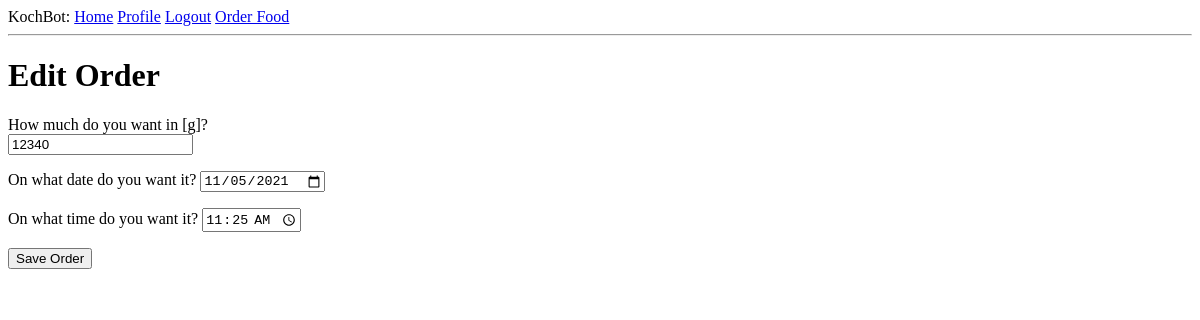
Page /edit_order/1 (signed in) on the earlier database version.
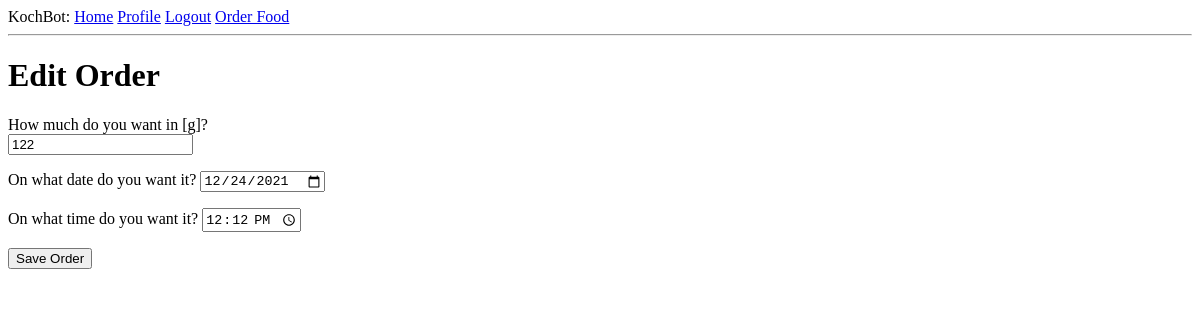
Same page on the later database version.
### app/models.py (models this page shows, shortened)
class Order(db.Model):
    id = db.Column(db.Integer, primary_key = True)
    food = db.Column(db.String(140))
    timestamp = db.Column(db.DateTime,  default=datetime.utcnow)
    amount = db.Column(db.Integer())
    finished_at = db.Column(db.DateTime, index = True)
    start_at = db.Column(db.DateTime)
    user_id = db.Column(db.Integer, db.ForeignKey('user.id'))
    cooking = db.Column(db.Boolean, default = False)

### app/routes.py (the view)
@app.route('/edit_order/<id>', methods=["GET", "POST"])
@login_required
def edit_order(id):
    form = EditOrderForm()
    order = Order.query.filter_by(id=id).first_or_404()
    if form.validate_on_submit():
        order.amount = form.amount.data
        order.finished_at = datetime.combine(form.date.data, form.time.data)
        order.start_at = order.finished_at - timedelta(minutes=10)
        if datetime.now() >= order.start_at:
            flash("Not possible to change that order.\nPossible Errors:\n\t-Already cooked\n\t-No free slot")
        else:
            db.session.add(order)
            db.session.commit()
            print("[Old Job]", end=": ")
            print(scheduler.get_job(order.id))
            scheduler.get_job(order.id).reschedule('date', run_date=order.start_at)
            print("[New Job]", end=": ")
            print(scheduler.get_job(order.id))
            flash('Your changes have been saved')
            return redirect( url_for('index'))
    elif request.method == "GET":
        form.amount.data = order.amount
        form.date.data = order.finished_at
        form.time.data = order.finished_at
    return render_template('edit_order.html', title="Edit order", form=form, order=order)

### app/forms.py
class EditOrderForm(FlaskForm):
    amount = IntegerField("How much do you want in [g]?", validators=[DataRequired()])
    date = DateField("On what date do you want it?", validators=[DataRequired()])
    time = TimeField("On what time do you want it?", validators=[DataRequired()])
    submit = SubmitField('Save Order')

### app/models.py (called while the page is built)
@login.user_loader
def load_user(id):
    return User.query.get(int(id))

### app/templates/edit_order.html (shortened to what this page needs)
{% extends "base.html" %}
{% block content %}
    <h1>Edit Order</h1>
    <form action="" method="post">
        <p>
            {{ form.amount.label }}<br>
            {{ form.amount(size=32, class="editOrderAmount") }}<br>
        </p>
        <p>
            {{ form.date.label }}
            {{ form.date(class="editOrderDate") }}
        </p>
        <p>
            {{ form.time.label }}
            {{ form.time(class="editOrderTime")}}
        </p>
        <p>{{ form.submit() }}</p>
    </form>
{% endblock %}

Differences in the rows shown:
no longer on this page (row edited): Order: amount "12340"
Other differences:
form field amount: (not shown) → "122"
form field date: "11/05/2021" → "12/24/2021"
form field time: "11:25" → "12:12"
